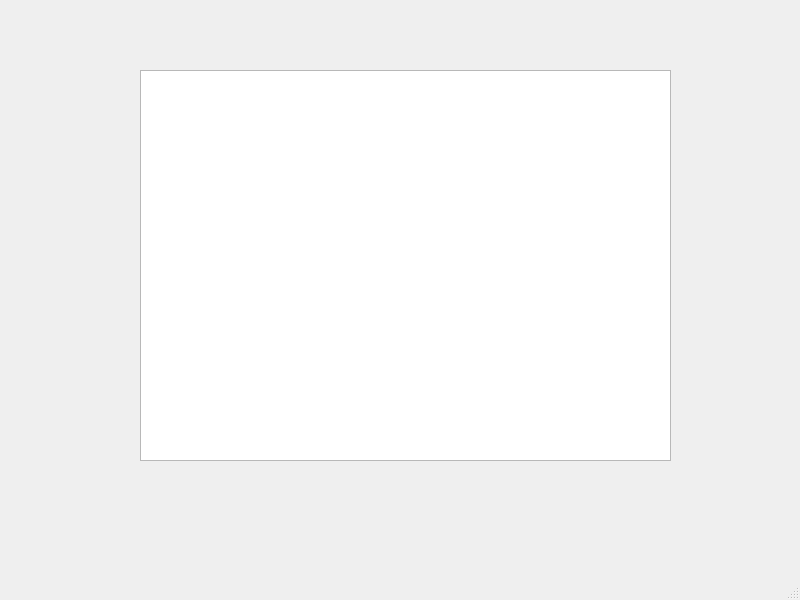
<?xml version="1.0" encoding="UTF-8"?>
<ui version="4.0">
 <class>escena</class>
 <widget class="QMainWindow" name="escena">
  <property name="geometry">
   <rect>
    <x>0</x>
    <y>0</y>
    <width>800</width>
    <height>600</height>
   </rect>
  </property>
  <property name="windowTitle">
   <string>MainWindow</string>
  </property>
  <widget class="QWidget" name="centralwidget">
   <widget class="QGraphicsView" name="graphicsView">
    <property name="geometry">
     <rect>
      <x>140</x>
      <y>70</y>
      <width>531</width>
      <height>391</height>
     </rect>
    </property>
   </widget>
  </widget>
  <widget class="QMenuBar" name="menubar">
   <property name="geometry">
    <rect>
     <x>0</x>
     <y>0</y>
     <width>800</width>
     <height>25</height>
    </rect>
   </property>
  </widget>
  <widget class="QStatusBar" name="statusbar"/>
 </widget>
 <resources/>
 <connections/>
</ui>
